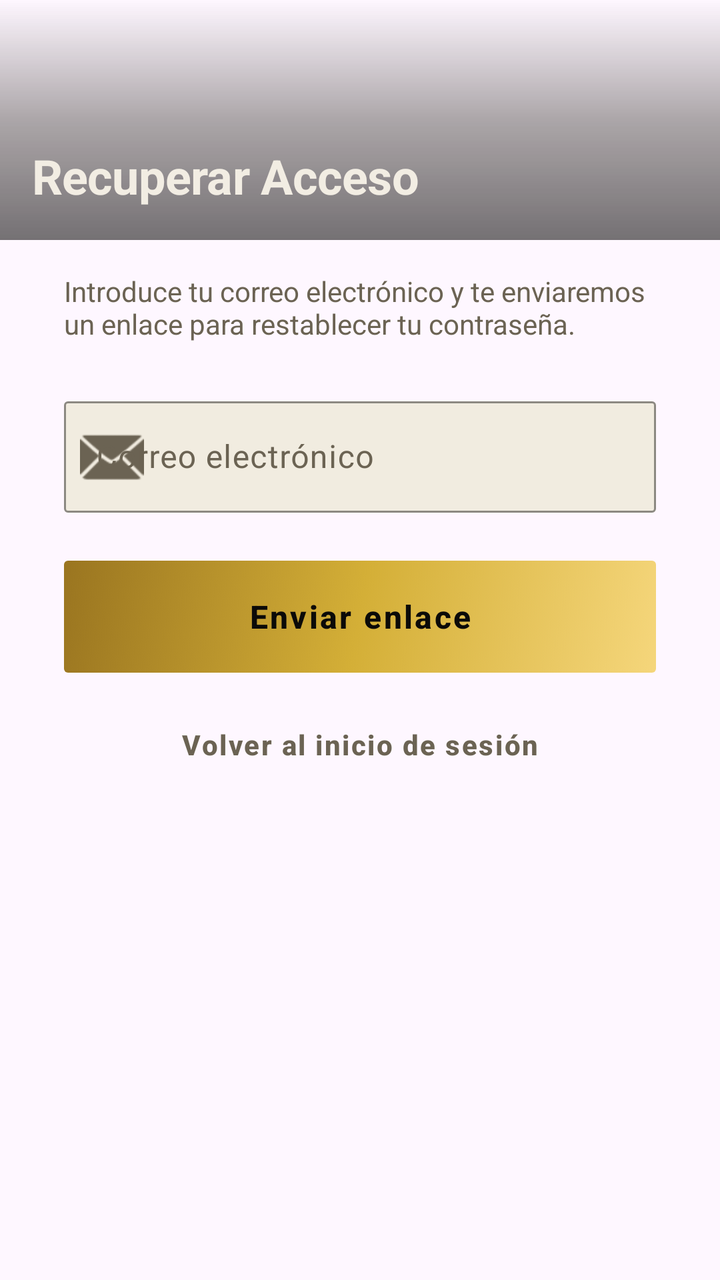
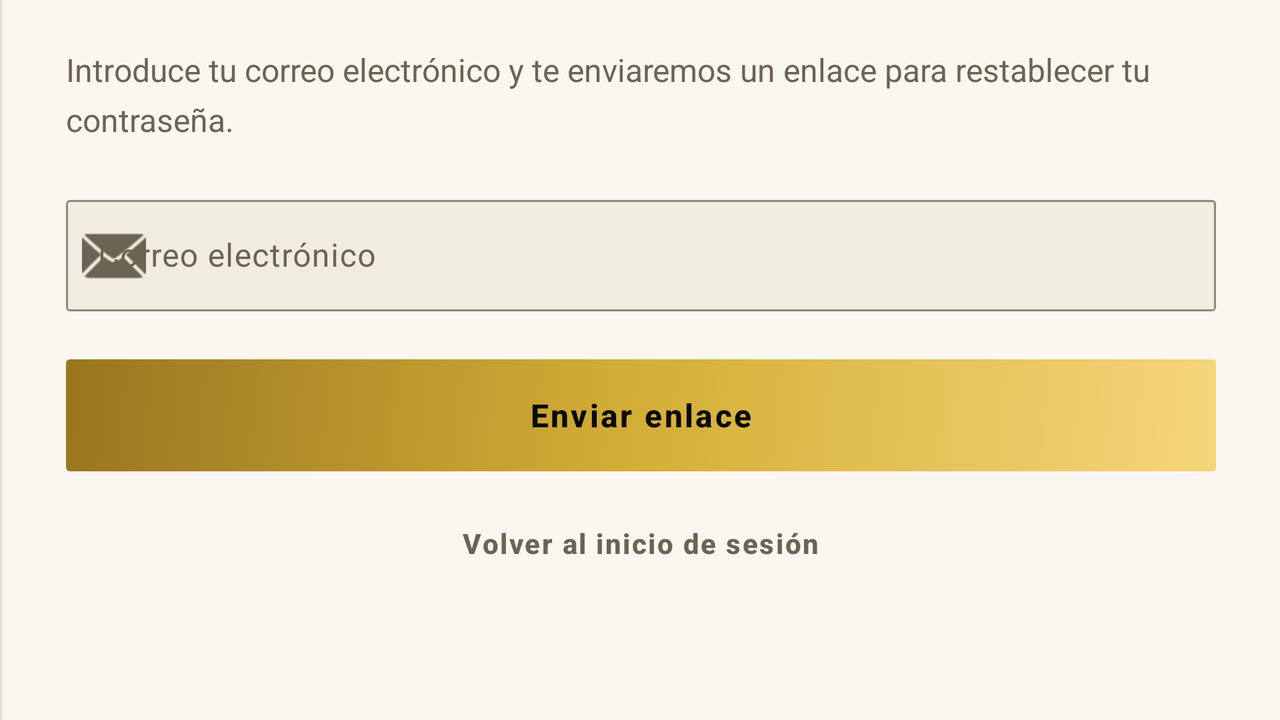

Two renders of one Android screen. The first uses the default layout on a phone; the second uses the alternative layout the repository ships for a different screen configuration, on a matching device. The two XML files are below.
<!-- AndroidManifest.xml: application theme Theme.CineXplora -->
<!-- res/layout/fragment_forgot_password.xml -->
<?xml version="1.0" encoding="utf-8"?>
<FrameLayout xmlns:android="http://schemas.android.com/apk/res/android"
    xmlns:app="http://schemas.android.com/apk/res-auto"
    android:layout_width="match_parent"
    android:layout_height="match_parent"
    android:background="?android:attr/colorBackground">

    <ScrollView
        android:layout_width="match_parent"
        android:layout_height="match_parent"
        android:fillViewport="true">

        <LinearLayout
            android:layout_width="match_parent"
            android:layout_height="wrap_content"
            android:orientation="vertical"
            android:gravity="center_horizontal">

            <FrameLayout
                android:layout_width="match_parent"
                android:layout_height="120dp"
                android:layout_marginBottom="@dimen/space_lg">

                <ImageView
                    android:layout_width="match_parent"
                    android:layout_height="match_parent"
                    android:scaleType="centerCrop"
                    android:src="@drawable/cinexplora_banner"
                    android:contentDescription="@null" />

                <View
                    android:layout_width="match_parent"
                    android:layout_height="match_parent"
                    android:background="@drawable/gradient_overlay"
                    android:alpha="0.6" />

                <TextView
                    style="@style/CineXplora.Text.HeadlineMedium"
                    android:layout_width="wrap_content"
                    android:layout_height="wrap_content"
                    android:layout_gravity="bottom|start"
                    android:padding="@dimen/space_lg"
                    android:text="Recuperar Acceso"
                    android:textColor="#F2EDE3" />
            </FrameLayout>

            <LinearLayout
                android:layout_width="match_parent"
                android:layout_height="wrap_content"
                android:orientation="vertical"
                android:paddingHorizontal="32dp">

                <TextView
                    android:layout_width="match_parent"
                    android:layout_height="wrap_content"
                    android:text="Introduce tu correo electrónico y te enviaremos un enlace para restablecer tu contraseña."
                    android:textColor="?android:attr/textColorSecondary"
                    android:layout_marginBottom="24dp"/>

                <com.google.android.material.textfield.TextInputLayout
                    android:id="@+id/tilEmailReset"
                    style="@style/CineXplora.TextInputLayout"
                    android:layout_width="match_parent"
                    android:layout_height="wrap_content"
                    android:hint="Correo electrónico"
                    app:startIconDrawable="@android:drawable/ic_dialog_email"
                    app:startIconTint="?android:attr/textColorSecondary"
                    android:layout_marginBottom="24dp">

                    <com.google.android.material.textfield.TextInputEditText
                        android:id="@+id/etEmailReset"
                        android:layout_width="match_parent"
                        android:layout_height="wrap_content"
                        android:inputType="textEmailAddress" />
                </com.google.android.material.textfield.TextInputLayout>

                <TextView
                    android:id="@+id/tvErrorReset"
                    android:layout_width="match_parent"
                    android:layout_height="wrap_content"
                    android:text="Error"
                    android:textColor="?attr/colorError"
                    android:background="@drawable/bg_error_banner"
                    android:padding="@dimen/space_md"
                    android:gravity="center"
                    android:visibility="gone"
                    android:layout_marginBottom="@dimen/space_md" />

                <com.google.android.material.button.MaterialButton
                    android:id="@+id/btnSendReset"
                    style="@style/CineXplora.Button.Large"
                    android:layout_width="match_parent"
                    android:layout_height="@dimen/button_height_large"
                    android:text="Enviar enlace"
                    android:layout_marginBottom="@dimen/space_md" />

                <com.google.android.material.button.MaterialButton
                    android:id="@+id/btnBack"
                    style="@style/CineXplora.Button.Text"
                    android:layout_width="match_parent"
                    android:layout_height="wrap_content"
                    android:text="Volver al inicio de sesión"
                    android:textColor="?android:attr/textColorSecondary" />

            </LinearLayout>
        </LinearLayout>
    </ScrollView>

    <FrameLayout
        android:id="@+id/layoutLoadingReset"
        android:layout_width="match_parent"
        android:layout_height="match_parent"
        android:background="@color/scrim_cinema"
        android:clickable="true"
        android:focusable="true"
        android:visibility="gone"
        android:elevation="10dp">
        <ProgressBar android:layout_width="wrap_content" android:layout_height="wrap_content" android:layout_gravity="center" android:indeterminateTint="?attr/colorPrimary"/>
    </FrameLayout>
</FrameLayout>
<!-- resources referenced by this layout -->
<resources>
  <color name="scrim_cinema">#CC0B0A08</color>
  <dimen name="button_height_large">56dp</dimen>
  <dimen name="space_lg">16dp</dimen>
  <dimen name="space_md">12dp</dimen>
  <!-- drawable gradient_overlay (drawable) -->
  <?xml version="1.0" encoding="utf-8"?>
  <shape xmlns:android="http://schemas.android.com/apk/res/android">
      <gradient
          android:angle="90"
          android:startColor="#F00B0A08"
          android:centerColor="#991A1610"
          android:endColor="@android:color/transparent" />
  </shape>
  <style name="CineXplora.Button.Large" parent="CineXplora.Button">
          <item name="android:minHeight">@dimen/button_height_large</item>
          <item name="android:textSize">16sp</item>
          <item name="android:letterSpacing">0.07</item>
      </style>
  <style name="CineXplora.Button.Text" parent="Widget.Material3.Button.TextButton">
          <item name="android:textColor">?attr/colorPrimary</item>
          <item name="android:textAllCaps">false</item>
      </style>
  <style name="CineXplora.Text.HeadlineMedium">
          <item name="android:textSize">24sp</item>
          <item name="android:textStyle">bold</item>
          <item name="android:textColor">?android:attr/textColorPrimary</item>
          <item name="android:letterSpacing">-0.01</item>
      </style>
  <style name="Theme.CineXplora" parent="Base.Theme.CineXplora" />
  <dimen name="radius_sm">2dp</dimen>
  <dimen name="border_hairline">0.75dp</dimen>
  <dimen name="button_height">48dp</dimen>
  <color name="dark_on_accent">#0B0A08</color>
  <color name="light_accent_primary">#8C6D1F</color>
  <color name="light_accent_primary_variant">#6E5618</color>
  <color name="light_on_accent">#FFFFFF</color>
  <color name="light_accent_secondary">#B8962E</color>
  <color name="light_background">#FAF7F0</color>
  <color name="light_surface">#FFFFFF</color>
  <color name="light_surface_elevated">#F1ECE0</color>
  <color name="light_text_primary">#171410</color>
  <color name="light_text_secondary">#6B6353</color>
  <color name="light_text_disabled">#B3AB99</color>
  <color name="light_error">#B3362E</color>
  <color name="light_divider">#E5DFD0</color>
  <color name="light_accent_glow">#1A8C6D1F</color>
  <color name="light_badge_movie">#8C6D1F</color>
  <color name="light_badge_serie">#6E5694</color>
  <color name="light_error_surface">#F9E9E7</color>
  <color name="light_success">#4F7A3D</color>
  <color name="light_success_surface">#EBF2E5</color>
  <style name="CineXplora.Card" parent="Widget.Material3.CardView.Filled">
          <item name="cardCornerRadius">@dimen/radius_md</item>
          <item name="cardElevation">0dp</item>
          <item name="strokeWidth">@dimen/card_border_width</item>
          <item name="strokeColor">?android:attr/listDivider</item>
          <item name="cardBackgroundColor">?attr/colorSurface</item>
      </style>
  <color name="gold_gradient_start">#F5D67B</color>
  <color name="gold_gradient_mid">#D4AF37</color>
  <color name="gold_gradient_end">#9A7520</color>
  <dimen name="radius_md">4dp</dimen>
  <dimen name="card_border_width">0.75dp</dimen>
  <style name="ShapeAppearance.CineXplora.Dialog" parent="ShapeAppearance.Material3.MediumComponent">
          <item name="cornerFamily">rounded</item>
          <item name="cornerSize">@dimen/radius_md</item>
      </style>
  <style name="CineXplora.AlertDialog.Button.Negative" parent="Widget.Material3.Button.TextButton.Dialog">
          <item name="android:textColor">?android:attr/textColorSecondary</item>
          <item name="android:textAllCaps">false</item>
      </style>
  <style name="CineXplora.AlertDialog.Button.Neutral" parent="Widget.Material3.Button.TextButton.Dialog">
          <item name="android:textColor">?attr/colorPrimary</item>
          <item name="android:textAllCaps">false</item>
      </style>
  <!-- some entries are left out for length -->
</resources>
<!-- res/layout-land/fragment_forgot_password.xml (the repository's variant of the layout above) -->
<!-- drawn on the phone turned sideways -->
<?xml version="1.0" encoding="utf-8"?>
<FrameLayout xmlns:android="http://schemas.android.com/apk/res/android"
    xmlns:app="http://schemas.android.com/apk/res-auto"
    android:layout_width="match_parent"
    android:layout_height="match_parent"
    android:background="?android:attr/windowBackground">

    <LinearLayout
        android:layout_width="match_parent"
        android:layout_height="match_parent"
        android:orientation="horizontal">

        <View
            android:layout_width="@dimen/divider_height"
            android:layout_height="match_parent"
            android:background="?android:attr/listDivider" />

        <ScrollView
            android:layout_width="0dp"
            android:layout_height="match_parent"
            android:layout_weight="6"
            android:fillViewport="true"
            android:background="?android:attr/windowBackground">

            <LinearLayout
                android:layout_width="match_parent"
                android:layout_height="wrap_content"
                android:orientation="vertical"
                android:gravity="center_horizontal"
                android:paddingHorizontal="@dimen/space_2xl"
                android:paddingVertical="@dimen/space_xl">

                <TextView
                    style="@style/CineXplora.Text.BodyLarge"
                    android:layout_width="match_parent"
                    android:layout_height="wrap_content"
                    android:text="Introduce tu correo electrónico y te enviaremos un enlace para restablecer tu contraseña."
                    android:layout_marginBottom="@dimen/space_xl" />

                <com.google.android.material.textfield.TextInputLayout
                    android:id="@+id/tilEmailReset"
                    style="@style/CineXplora.TextInputLayout"
                    android:layout_width="match_parent"
                    android:layout_height="wrap_content"
                    android:hint="Correo electrónico"
                    app:startIconDrawable="@android:drawable/ic_dialog_email"
                    app:startIconTint="?android:attr/textColorSecondary"
                    android:layout_marginBottom="@dimen/space_xl">

                    <com.google.android.material.textfield.TextInputEditText
                        android:id="@+id/etEmailReset"
                        android:layout_width="match_parent"
                        android:layout_height="wrap_content"
                        android:inputType="textEmailAddress" />
                </com.google.android.material.textfield.TextInputLayout>

                <TextView
                    android:id="@+id/tvErrorReset"
                    android:layout_width="match_parent"
                    android:layout_height="wrap_content"
                    android:text="Error"
                    android:textColor="?attr/colorError"
                    android:background="@drawable/bg_error_banner"
                    android:padding="@dimen/space_md"
                    android:gravity="center"
                    android:visibility="gone"
                    android:layout_marginBottom="@dimen/space_lg" />

                <com.google.android.material.button.MaterialButton
                    android:id="@+id/btnSendReset"
                    style="@style/CineXplora.Button.Large"
                    android:layout_width="match_parent"
                    android:layout_height="@dimen/button_height_large"
                    android:text="Enviar enlace"
                    android:layout_marginBottom="@dimen/space_md" />

                <com.google.android.material.button.MaterialButton
                    android:id="@+id/btnBack"
                    style="@style/CineXplora.Button.Text"
                    android:layout_width="match_parent"
                    android:layout_height="wrap_content"
                    android:text="Volver al inicio de sesión"
                    android:textColor="?android:attr/textColorSecondary" />
            </LinearLayout>
        </ScrollView>
    </LinearLayout>

    <FrameLayout
        android:id="@+id/layoutLoadingReset"
        android:layout_width="match_parent"
        android:layout_height="match_parent"
        android:background="@color/scrim_cinema"
        android:clickable="true"
        android:focusable="true"
        android:visibility="gone"
        android:elevation="10dp">
        <ProgressBar
            android:layout_width="wrap_content"
            android:layout_height="wrap_content"
            android:layout_gravity="center"
            android:indeterminateTint="?attr/colorPrimary" />
    </FrameLayout>

</FrameLayout>
<!-- resources referenced by the variant -->
<!-- as the phone turned sideways resolves them -->
<resources>
  <color name="scrim_cinema">#CC0B0A08</color>
  <dimen name="button_height_large">56dp</dimen>
  <dimen name="divider_height">1dp</dimen>
  <dimen name="space_2xl">32dp</dimen>
  <dimen name="space_lg">16dp</dimen>
  <dimen name="space_md">12dp</dimen>
  <dimen name="space_xl">24dp</dimen>
  <style name="CineXplora.Button.Large" parent="CineXplora.Button">
          <item name="android:minHeight">@dimen/button_height_large</item>
          <item name="android:textSize">16sp</item>
          <item name="android:letterSpacing">0.07</item>
      </style>
  <style name="CineXplora.Button.Text" parent="Widget.Material3.Button.TextButton">
          <item name="android:textColor">?attr/colorPrimary</item>
          <item name="android:textAllCaps">false</item>
      </style>
  <style name="CineXplora.Text.BodyLarge">
          <item name="android:textSize">16sp</item>
          <item name="android:textColor">?android:attr/textColorSecondary</item>
          <item name="android:lineSpacingExtra">6dp</item>
      </style>
  <style name="Theme.CineXplora" parent="Base.Theme.CineXplora" />
  <dimen name="radius_sm">2dp</dimen>
  <dimen name="border_hairline">0.75dp</dimen>
  <dimen name="button_height">48dp</dimen>
  <color name="dark_on_accent">#0B0A08</color>
  <color name="light_accent_primary">#8C6D1F</color>
  <color name="light_accent_primary_variant">#6E5618</color>
  <color name="light_on_accent">#FFFFFF</color>
  <color name="light_accent_secondary">#B8962E</color>
  <color name="light_background">#FAF7F0</color>
  <color name="light_surface">#FFFFFF</color>
  <color name="light_surface_elevated">#F1ECE0</color>
  <color name="light_text_primary">#171410</color>
  <color name="light_text_secondary">#6B6353</color>
  <color name="light_text_disabled">#B3AB99</color>
  <color name="light_error">#B3362E</color>
  <color name="light_divider">#E5DFD0</color>
  <color name="light_accent_glow">#1A8C6D1F</color>
  <color name="light_badge_movie">#8C6D1F</color>
  <color name="light_badge_serie">#6E5694</color>
  <color name="light_error_surface">#F9E9E7</color>
  <color name="light_success">#4F7A3D</color>
  <color name="light_success_surface">#EBF2E5</color>
  <style name="CineXplora.Card" parent="Widget.Material3.CardView.Filled">
          <item name="cardCornerRadius">@dimen/radius_md</item>
          <item name="cardElevation">0dp</item>
          <item name="strokeWidth">@dimen/card_border_width</item>
          <item name="strokeColor">?android:attr/listDivider</item>
          <item name="cardBackgroundColor">?attr/colorSurface</item>
      </style>
  <color name="gold_gradient_start">#F5D67B</color>
  <color name="gold_gradient_mid">#D4AF37</color>
  <color name="gold_gradient_end">#9A7520</color>
  <dimen name="radius_md">4dp</dimen>
  <dimen name="card_border_width">0.75dp</dimen>
  <style name="ShapeAppearance.CineXplora.Dialog" parent="ShapeAppearance.Material3.MediumComponent">
          <item name="cornerFamily">rounded</item>
          <item name="cornerSize">@dimen/radius_md</item>
      </style>
  <style name="CineXplora.AlertDialog.Button.Positive" parent="Widget.Material3.Button.TextButton.Dialog">
          <item name="android:textColor">?attr/colorPrimary</item>
          <item name="android:textStyle">bold</item>
          <item name="android:letterSpacing">0.04</item>
          <item name="android:textAllCaps">false</item>
          <item name="rippleColor">?attr/accentGlow</item>
      </style>
  <style name="CineXplora.AlertDialog.Button.Negative" parent="Widget.Material3.Button.TextButton.Dialog">
          <item name="android:textColor">?android:attr/textColorSecondary</item>
          <item name="android:textAllCaps">false</item>
      </style>
  <style name="CineXplora.AlertDialog.Button.Neutral" parent="Widget.Material3.Button.TextButton.Dialog">
          <item name="android:textColor">?attr/colorPrimary</item>
          <item name="android:textAllCaps">false</item>
      </style>
  <!-- some entries are left out for length -->
</resources>
